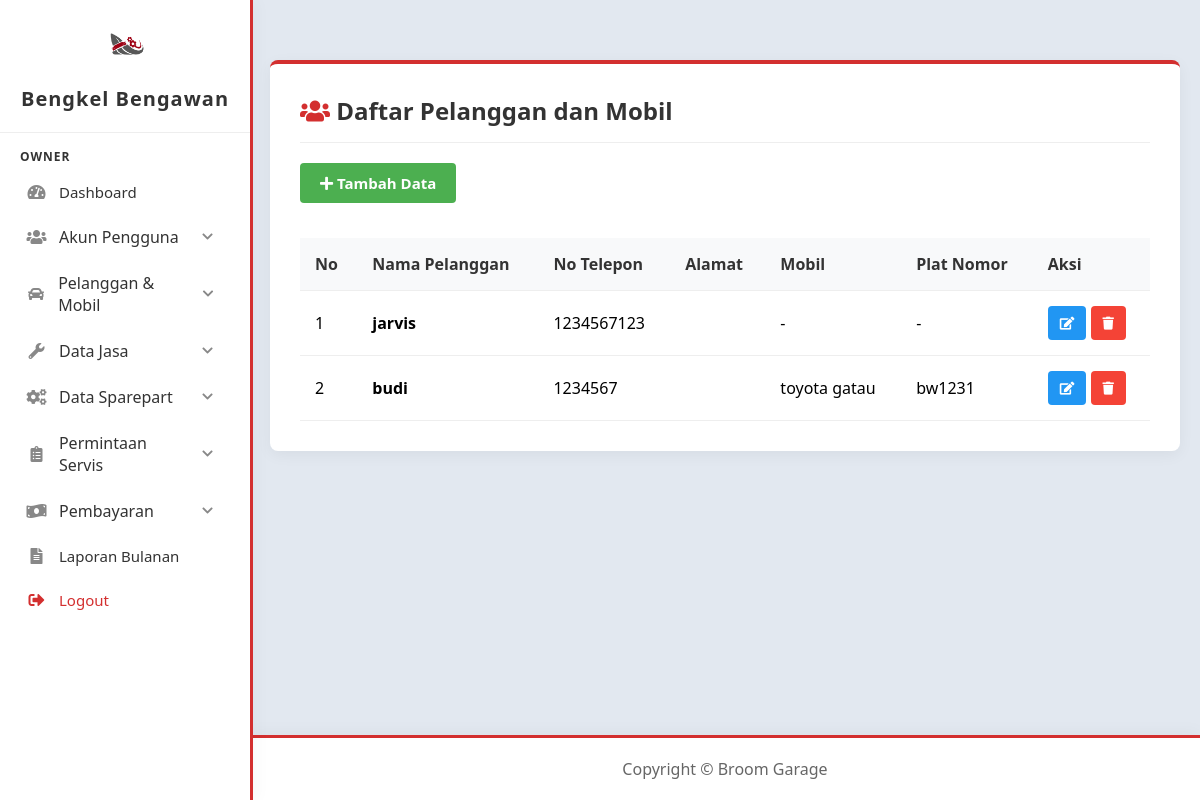
The page /owner/pelanggan_mobil/list.php (signed in) on the database as committed earlier.
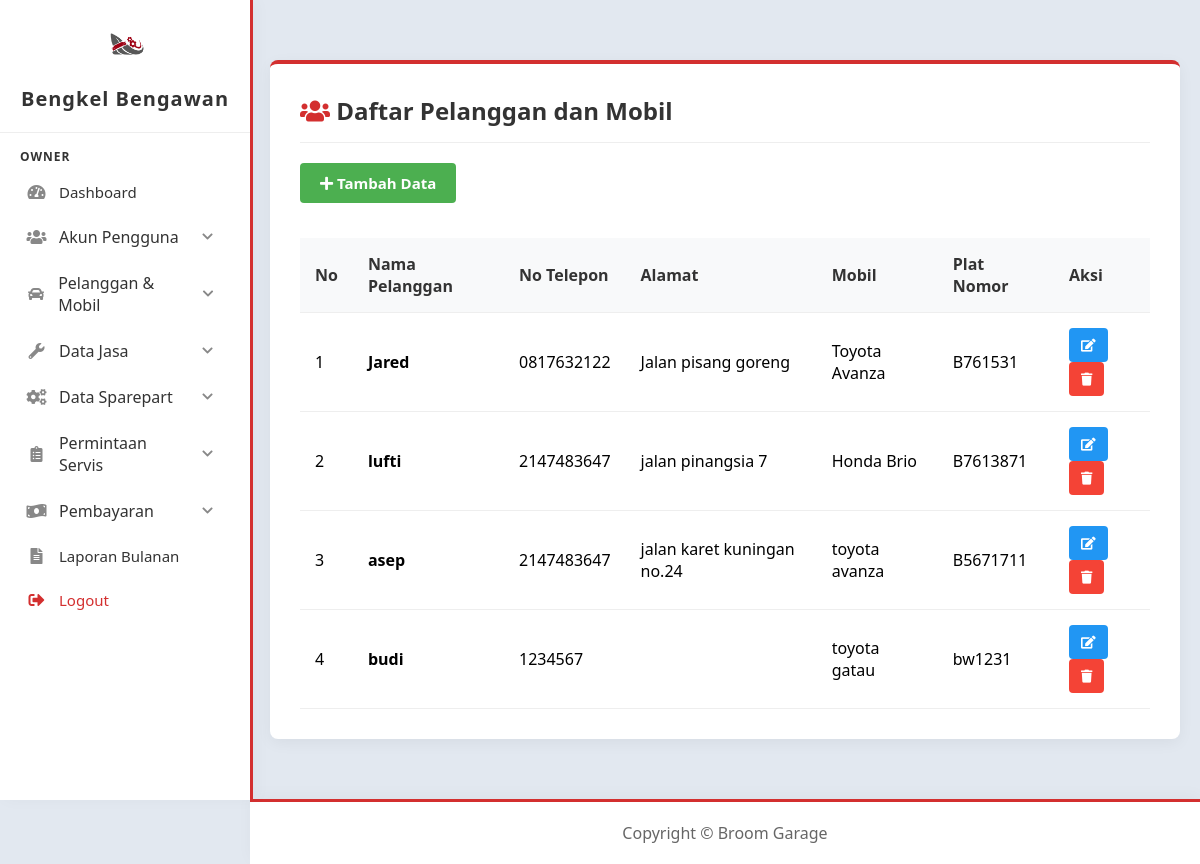
The same page on the database as committed later.
### tables this page shows
CREATE TABLE `pelanggan` (
  `id_pelanggan` int(11) NOT NULL,
  `nama_pelanggan` varchar(255) NOT NULL,
  `no_telp` varchar(11) NOT NULL,
  `alamat` text DEFAULT NULL
);

CREATE TABLE `mobil` (
  `id_mobil` int(11) NOT NULL,
  `id_pelanggan` int(11) NOT NULL,
  `merk_mobil` varchar(255) NOT NULL,
  `tipe_mobil` varchar(255) NOT NULL,
  `plat_nomor` varchar(8) NOT NULL,
  `tahun_mobil` year(4) DEFAULT NULL
);

### owner/pelanggan_mobil/list.php (the view, shortened to what this page needs)
<?php
include '../../config/config.php';
$query = "SELECT p.*, m.id_mobil, m.merk_mobil, m.tipe_mobil, m.plat_nomor, m.tahun_mobil
          FROM pelanggan p
          LEFT JOIN mobil m ON p.id_pelanggan = m.id_pelanggan
          ORDER BY p.id_pelanggan DESC";
$result = mysqli_query($conn, $query);
?>
<!DOCTYPE html>
<html lang="en">
<head>
    <link href="https://cdnjs.cloudflare.com/ajax/libs/font-awesome/5.15.3/css/all.min.css" rel="stylesheet">
    <link href="../../assets/css/dashboard.css" rel="stylesheet">
    <link rel="stylesheet" href="../../assets/css/list.css">
</head>
<body>
    <?php include '../../includes/sidebar.php'; ?>
    <div class="content">
        <div class="table-container">
            <h2 style="margin-top: 0; color: #333; text-align: left; border-bottom: 1px solid #eee; padding-bottom: 15px; margin-bottom: 20px;">
                <i class="fas fa-users" style="color: #d32f2f;"></i> Daftar Pelanggan dan Mobil
            </h2>
            <div style="text-align: left;">
                <a href="add.php" class="btn btn-add"><i class="fas fa-plus"></i> Tambah Data</a>
            </div>
            <table>
                <thead>
                    <tr>
                        <th>No</th>
                        <th>Nama Pelanggan</th>
                        <th>No Telepon</th>
                        <th>Alamat</th>
                        <th>Mobil</th>
                        <th>Plat Nomor</th>
                        <th>Aksi</th>
                    </tr>
                </thead>
                <tbody>
                    <?php
                    $no = 1;
                    if($result && mysqli_num_rows($result) > 0) {
                        while($row = mysqli_fetch_assoc($result)):
                            $mobil_info = $row['merk_mobil'] ? $row['merk_mobil'] . ' ' . $row['tipe_mobil'] : '-';
                            $plat_nomor = $row['plat_nomor'] ? $row['plat_nomor'] : '-';
                    ?>
                        <tr>
                            <td><?php echo $no++; ?></td>
                            <td><strong><?php echo htmlspecialchars($row['nama_pelanggan']); ?></strong></td>
                            <td><?php echo htmlspecialchars($row['no_telp']); ?></td>
                            <td><?php echo $row['alamat']; ?></td>
                            <td><?php echo htmlspecialchars($mobil_info); ?></td>
                            <td><?php echo htmlspecialchars($plat_nomor); ?></td>
                            <td>
                                <a href="edit.php?id_pelanggan=<?php echo $row['id_pelanggan']; ?>" class="btn btn-edit"><i class="fas fa-edit"></i></a>
                                <a href="delete.php?id_pelanggan=<?php echo $row['id_pelanggan']; ?>" class="btn btn-delete" onclick="return confirm('Yakin ingin menghapus data ini beserta data mobilnya?');"><i class="fas fa-trash"></i></a>
                            </td>
                        </tr>
                    <?php
                        endwhile;
                    } else {
                        echo "<tr><td colspan='6' style='text-align:center; padding: 20px;'>Tidak ada data</td></tr>";
                    }
                    ?>
                </tbody>
            </table>
        </div>
    </div>
    <?php include '../../includes/footer.php'; ?>
</body>
</html>

### includes/sidebar.php (shortened to what this page needs)
<?php
$base_url = '/bengkel-main';
$role = isset($_SESSION['role']) ? $_SESSION['role'] : '';
?>
<link rel="stylesheet" href="<?php echo $base_url; ?>/assets/css/sidebar.css">
<div class="sidebar">
    <div class="sidebar-header">
        <img src="<?php echo $base_url; ?>/assets/images/logo_broom_2.png" alt="Logo" onerror="this.style.display='none'" style="max-width: 50px; margin-bottom: 10px; border-radius: 50px">
        <h3>Bengkel Bengawan</h3>
    </div>
    <ul class="nav-links">
        <?php if ($role == 'owner'): ?>
            <li class="nav-section">OWNER</li>
            <li><a href="<?php echo $base_url; ?>/auth/dashboardadmin.php"><i class="fas fa-tachometer-alt"></i> Dashboard</a></li>
            <li class="nav-item">
                <label for="akunMenuToggle" class="dropdown-toggle">
                    <div style="display:flex; align-items:center;"><i class="fas fa-users"></i> Akun Pengguna</div>
                    <i class="fas fa-chevron-down float-right icon-down"></i>
                </label>
            </li>
            <li class="nav-item">
                <label for="pelangganMenuToggle" class="dropdown-toggle">
                    <div style="display:flex; align-items:center;"><i class="fas fa-car"></i> Pelanggan & Mobil</div>
                    <i class="fas fa-chevron-down float-right icon-down"></i>
                </label>
            </li>
            <li class="nav-item">
                <label for="jasaMenuToggle" class="dropdown-toggle">
                    <div style="display:flex; align-items:center;"><i class="fas fa-wrench"></i> Data Jasa</div>
                    <i class="fas fa-chevron-down float-right icon-down"></i>
                </label>
            </li>
            <li class="nav-item">
                <label for="sparepartMenuToggle" class="dropdown-toggle">
                    <div style="display:flex; align-items:center;"><i class="fas fa-cogs"></i> Data Sparepart</div>
                    <i class="fas fa-chevron-down float-right icon-down"></i>
                </label>
            </li>
            <li class="nav-item">
                <label for="permintaanMenuToggle" class="dropdown-toggle">
                    <div style="display:flex; align-items:center;"><i class="fas fa-clipboard-list"></i> Permintaan Servis</div>
                    <i class="fas fa-chevron-down float-right icon-down"></i>
                </label>
            </li>
            <li class="nav-item">
                <label for="transaksiMenuToggle" class="dropdown-toggle">
                    <div style="display:flex; align-items:center;"><i class="fas fa-money-bill-wave"></i> Pembayaran</div>
                    <i class="fas fa-chevron-down float-right icon-down"></i>
                </label>
            </li>
            <li><a href="<?php echo $base_url; ?>/owner/laporan/laporan_bulanan.php"><i class="fas fa-file-alt"></i> Laporan Bulanan</a></li>
        <?php endif; ?>
        <li><a href="<?php echo $base_url; ?>/auth/logout.php" class="logout-link"><i class="fas fa-sign-out-alt"></i> Logout</a></li>
    </ul>
</div>

### includes/footer.php (shortened to what this page needs)
<?php
$base_url = '/bengkel-main';
?>
<link href="<?php echo $base_url; ?>/assets/css/footer.css" rel="stylesheet">
<footer>
    <div class="container-fluid px-4">
        <div class="mid">
            <div class="text-muted">Copyright &copy; Broom Garage</div>
        </div>
    </div>
</footer>

### assets/css/dashboard.css (style rules this page uses)
body { font-family: 'Segoe UI', Tahoma, Geneva, Verdana, sans-serif; background-color: #e2e8f0; margin: 0; }
.content { padding: 40px 20px; text-align: center; }

### assets/css/list.css (style rules this page uses)
.table-container { background: white; padding: 30px; border-radius: 8px; box-shadow: 0 4px 15px rgba(0,0,0,0.05); margin: 20px auto; width: 100%; max-width: 1500px; border-top: 4px solid #d32f2f; box-sizing: border-box; }
table { width: 100%; border-collapse: collapse; margin-top: 15px; }
th, td { padding: 15px; text-align: left; border-bottom: 1px solid #eee; }
th { background-color: #f8f9fa; color: #333; font-weight: 600; }
.btn { padding: 8px 12px; text-decoration: none; border-radius: 4px; font-size: 13px; color: white; display: inline-block; font-weight: bold; transition: background-color 0.3s; }
.btn-add { background-color: #4CAF50; margin-bottom: 20px; font-size: 15px; padding: 10px 20px; }
.btn-edit { background-color: #2196F3; }
.btn-delete { background-color: #f44336; }

### assets/css/sidebar.css (style rules this page uses)
.sidebar { position: fixed; top: 0; left: 0; width: 250px; height: 100vh; background-color: #ffffff; color: #333333; overflow-y: auto; font-family: 'Segoe UI', Tahoma, Geneva, Verdana, sans-serif; box-shadow: 4px 0 15px rgba(0,0,0,0.03); border-right: 3px solid #d32f2f; z-index: 1000; }
.sidebar-header { background-color: #ffffff; padding: 20px; text-align: center; border-bottom: 1px solid #eeeeee; }
.sidebar-header h3 { margin: 0; font-size: 20px; font-weight: 600; letter-spacing: 1px; color: #333333; }
.nav-links { list-style: none; padding: 0; margin: 0; }
.nav-links li { color: #333333; }
.nav-section { padding: 15px 20px 5px; font-size: 12px; font-weight: bold; color: #666; letter-spacing: 1px; text-transform: uppercase; }
.nav-links li a { display: flex; align-items: center; padding: 12px 20px; color: #333333; text-decoration: none; font-size: 15px; transition: all 0.3s ease; border-left: 4px solid transparent; font-weight: 500; }
.nav-links li a i { width: 25px; font-size: 16px; margin-right: 10px; text-align: center; color: #888; }
.nav-links li a.logout-link { color: #d32f2f; }
.nav-links li a.logout-link i { color: #d32f2f; }
body { padding-left: 250px; margin: 0; }
.nav-links li label.dropdown-toggle { display: flex; justify-content: space-between; align-items: center; padding: 12px 20px; color: #333333; cursor: pointer; transition: all 0.3s ease; border-left: 4px solid transparent; font-weight: 500; margin-bottom: 0; }
.nav-links li label.dropdown-toggle i { width: 25px; font-size: 16px; margin-right: 10px; text-align: center; color: #888; }
.float-right { margin-left: auto; font-size: 12px !important; transition: transform 0.3s ease; }

### assets/css/footer.css (style rules this page uses)
body { display: flex; flex-direction: column; min-height: 100vh; }
footer { background-color: #ffffff; padding: 20px 0; box-shadow: 0 -4px 15px rgba(0,0,0,0.03); margin-top: auto; width: 100%; border-top: 3px solid #d32f2f; font-family: 'Segoe UI', Tahoma, Geneva, Verdana, sans-serif; }
footer .text-muted { color: #666 !important; }
footer .mid { display: flex; align-items: center; justify-content: center; flex-direction: column; }

Rows that differ between the two databases and show on the page:
removed pelanggan: nama_pelanggan "jarvis", no_telp "1234567123", mobil_info "-", plat_nomor "-"
added mobil: id_pelanggan.nama_pelanggan "Jared", id_pelanggan.no_telp "0817632122", id_pelanggan.alamat "Jalan pisang goreng", mobil_info "Toyota Avanza", plat_nomor "B761531"
added mobil: id_pelanggan.nama_pelanggan "lufti", id_pelanggan.no_telp "2147483647", id_pelanggan.alamat "jalan pinangsia 7", mobil_info "Honda Brio", plat_nomor "B7613871"
added mobil: id_pelanggan.nama_pelanggan "asep", id_pelanggan.no_telp "2147483647", id_pelanggan.alamat "jalan karet kuningan no.24", mobil_info "toyota avanza", plat_nomor "B5671711"
